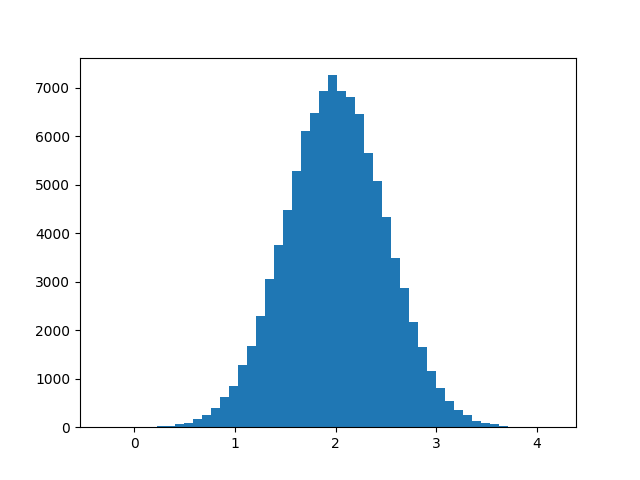

This figure's Python source:
import matplotlib.pyplot as plt 
import numpy as np

x = np.random.normal(2, 0.5, 100000)
plt.hist(x, bins=50)
plt.savefig('bars_histogram_plain.png')

plt.show()
